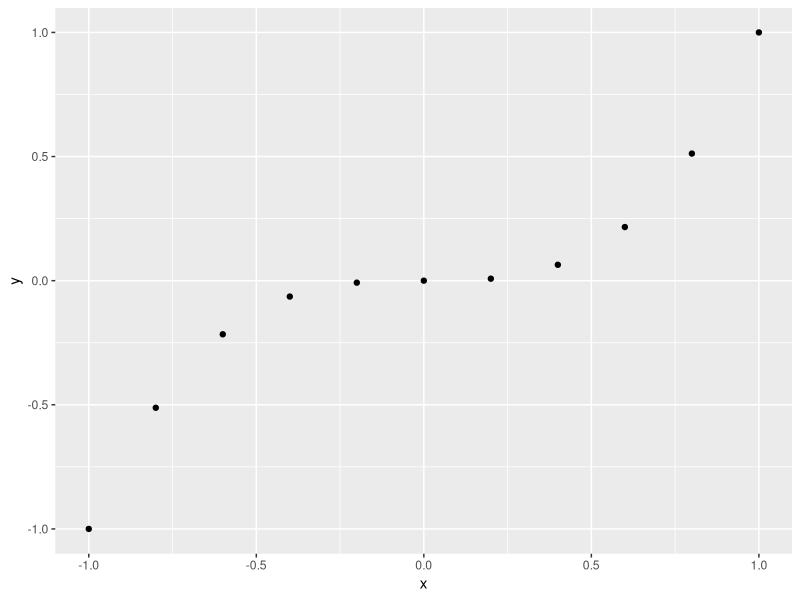
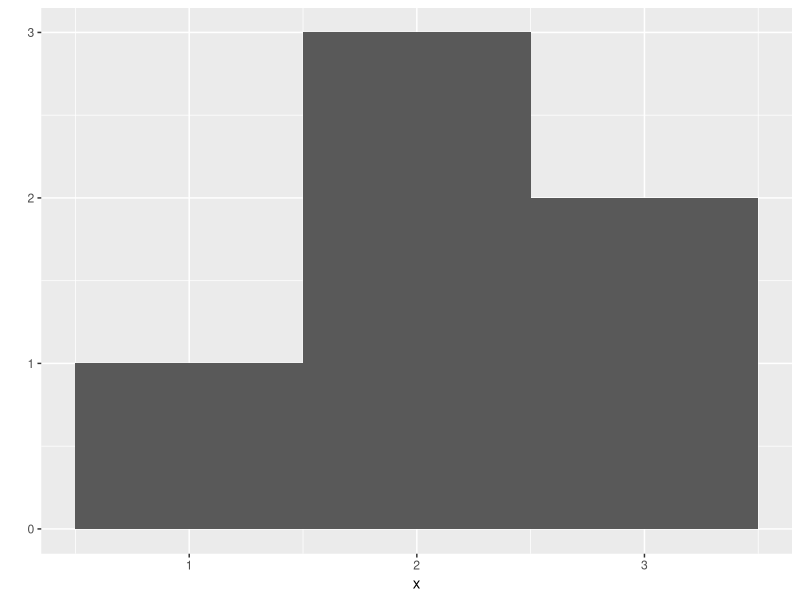
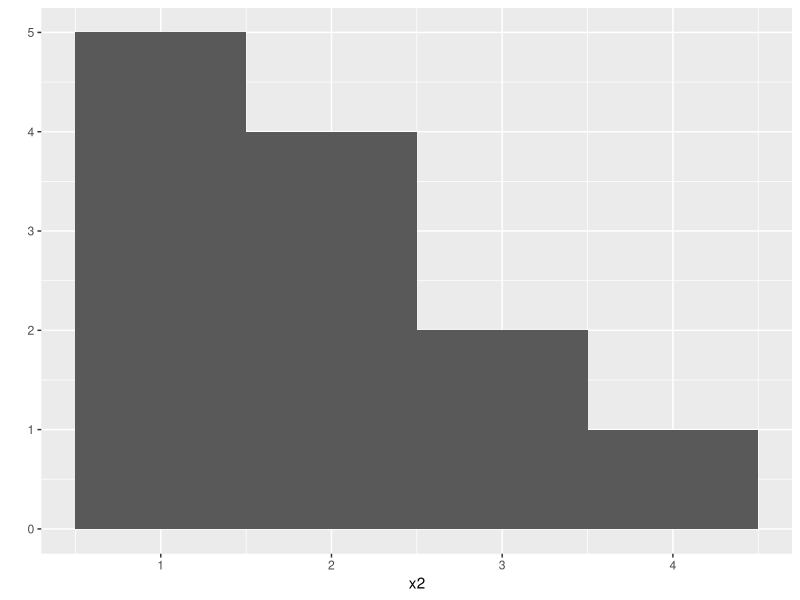
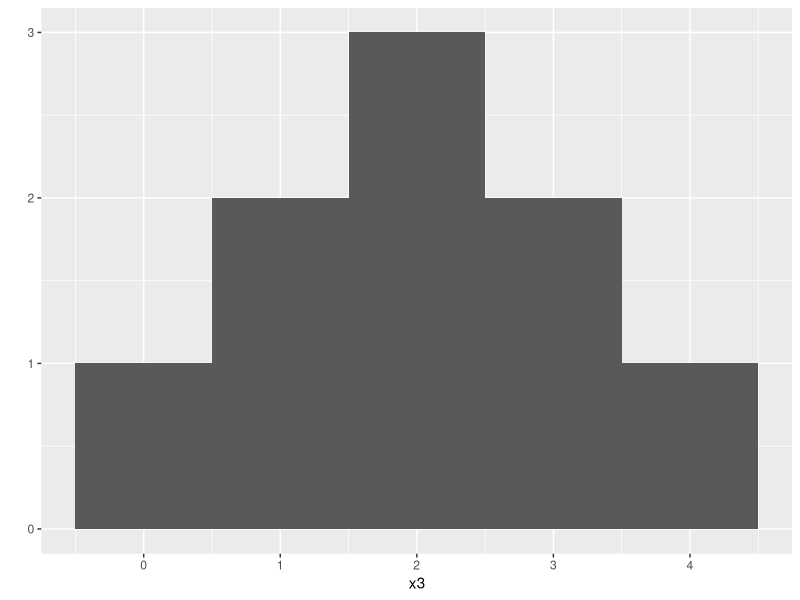
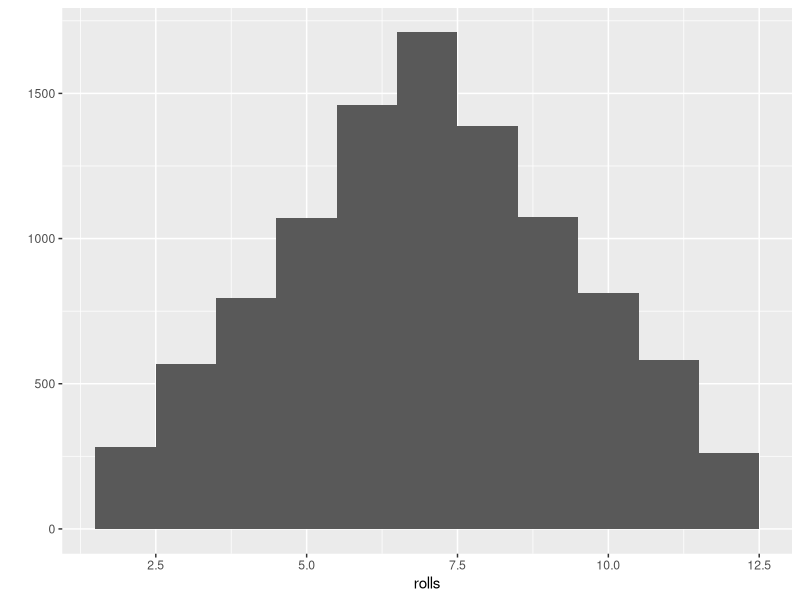
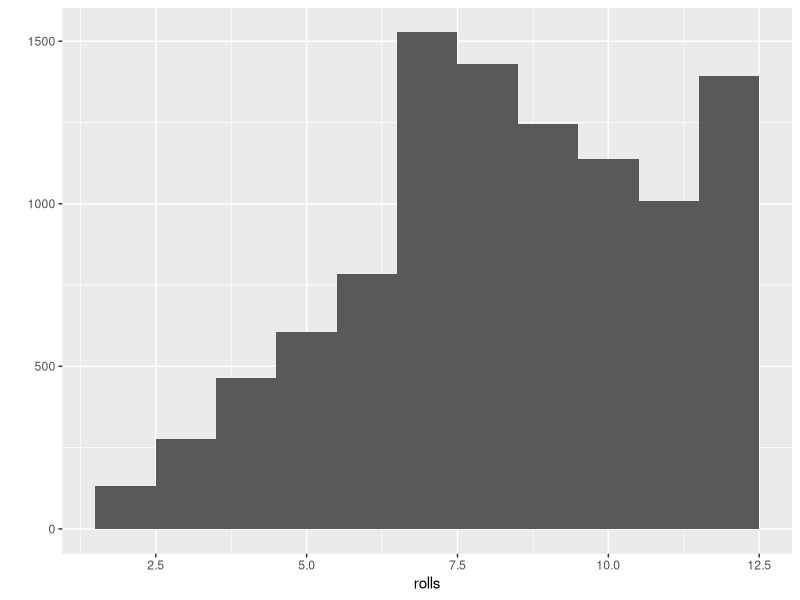

Write R code to recreate these figures, in order.
#Create an object called die ----
die <- 1:6 

#You can see which object names you have already used with the function ls
ls()
die-1
die/2
die*die
die+1:4

#Inner Multiplication and Outer multiplication ----

#Inner Multiplication
die %*% die 

#Outer Multiplication
die %o% die

#Functions ----
round(3.1415)

factorial(3)

mean(1:6)
mean(die)
round(mean(die))

#Sample
sample(x = 1:4, size = 2)

#To roll your die and get a number back
sample(x = die, size = 1)
sample(x = die, size = 1)
sample(x = die, size = 1)

#ignoring the name of the first argument(compare above)
sample(die, size = 1)

#To know the Arguments to a function ----
args(round)
round(3.1415)
round(3.1415, digits = 2)

#Sample without Replacement(the second die never has the same value as the first die)
sample(die, size = 2)

#Sample with Replacement(Sampling with replacement is an easy way to create independent random samples)
sample(die, size = 2, replace = TRUE)

#Function Constructor ----
roll <- function() {
    die <- 1:6
    dice <- sample(die, size = 2, replace = TRUE)
    sum(dice)
}
roll()

#Arguments (What if we removed one line of code from our function and changed the name die to bones, like this?)----
roll2 <- function(bones = 1:6) {
    dice <- sample(bones, size = 2, replace = TRUE)
    sum(dice)
}
roll2()

#Packages&Plots ----
library(ggplot2)
qplot

x <- c(-1, -0.8, -0.6, -0.4, -0.2, 0, 0.2, 0.4, 0.6, 0.8, 1)
x

y <- x^3
y

qplot(x,y)

#Histogram----
x <- c(1, 2, 2, 2, 3, 3)
qplot(x, binwidth = 1)

x2 <- c(1, 1, 1, 1, 1, 2, 2, 2, 2, 3, 3, 4)
qplot(x2, binwidth = 1)

x3 <- c(0, 1, 1, 2, 2, 2, 3, 3, 4)
qplot(x3,binwidth=1)

#Replicate
replicate(3, 1 + 1)
replicate(10, roll())
rolls <- replicate(10000, roll())
qplot(rolls, binwidth = 1)

#Exercise 3.2 (Roll a Pair of Dice)----
roll <- function() {
    die <- 1:6
    dice <- sample(die, size = 2, replace = TRUE,
    prob = c(1/8,1/8,1/8,1/8,1/8,3/8))
    sum(dice)
}
roll()

rolls <- replicate(10000, roll())
qplot(rolls, binwidth = 1)
